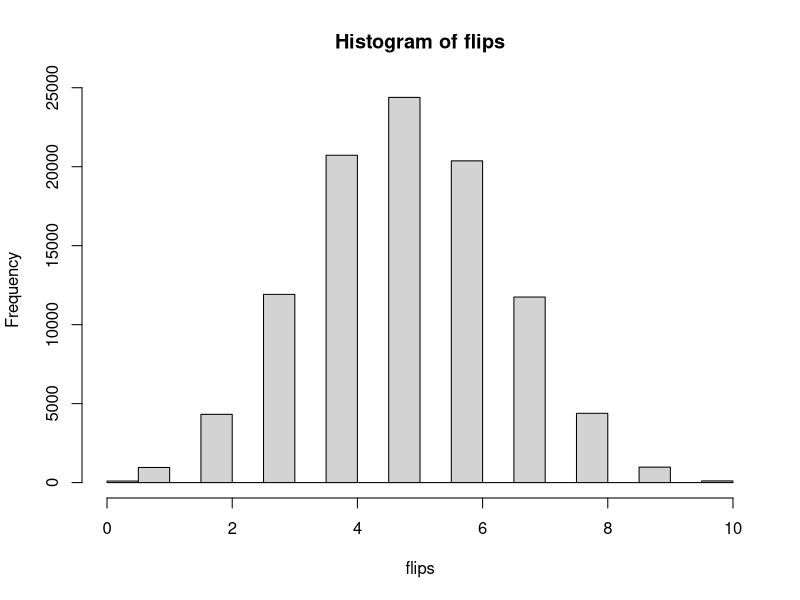
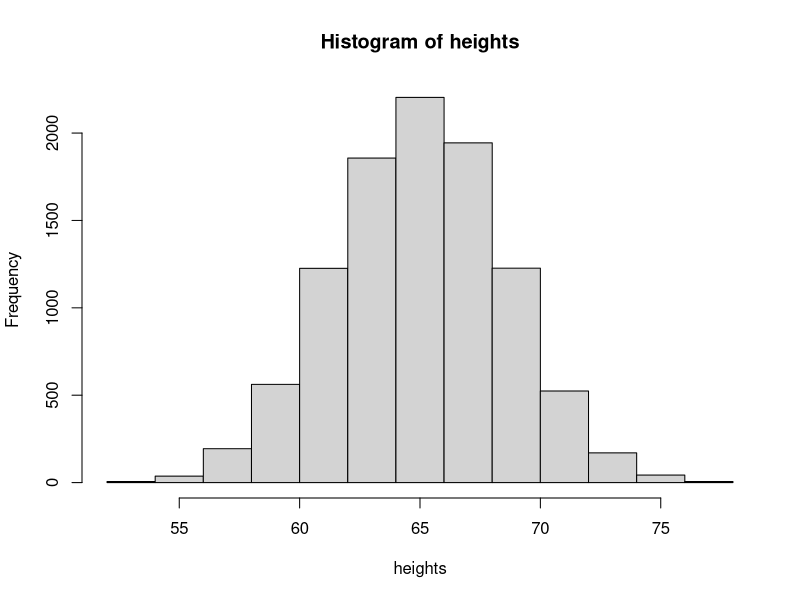

Recreate these plots in R, in order.
rbinom(1,1, .5)

rbinom(10, 1, .5)

rbinom(1, 10, .5)

d1 <- rbinom(10, 1, .5)
sum(d1)

rbinom(10, 10, .5)

rbinom(10, 10, .8)
rbinom(10, 10, .2)

flips <- rbinom(100000, 10, .5)
hist(flips)


flips == 5

mean(flips==5)

dbinom(5, 10, .5)


rnorm(10000, 65, 3.5)
heights <- rnorm(10000, 65, 3.5)
hist(heights)

f <- function(x){ dnorm(x, mean=65, sd=3.5)}
integrate(f, 70, Inf)

pnorm(70, mean=65, sd=3.5)

1 - pnorm(70, mean=65, sd=3.5)
